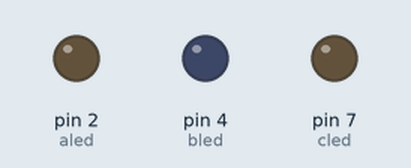
The sketch below on a simulated Arduino Uno, built with avr-gcc and run on an emulated ATmega328P. On the bench: output pins drawn as LEDs (lit = HIGH).

Above: at 0.15 s.
Timing chart, 0 to 1.6 s (numbered marks = the images above):
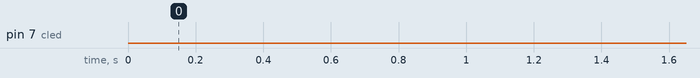

The sketch:

light_test.ino
```cpp
int aled = 2;
int bled = 4;
int cled = 7;
int dled = 8;
int ds = 20;
void setup () {
Serial.begin(115200);
pinMode(aled, OUTPUT);
pinMode(bled, OUTPUT);
pinMode(cled, OUTPUT);
}
void loop () {
digitalWrite(aled, HIGH);
delay(4);
digitalWrite(aled, LOW);
delay(4);
digitalWrite(bled, HIGH);
delay(4);
digitalWrite(bled, LOW);
delay(4);
digitalWrite(cled, HIGH);
delay(4);
digitalWrite(cled, LOW);
delay(4);
digitalWrite(dled, HIGH);
delay(4);
digitalWrite(dled, LOW);
delay(4);

}
```
